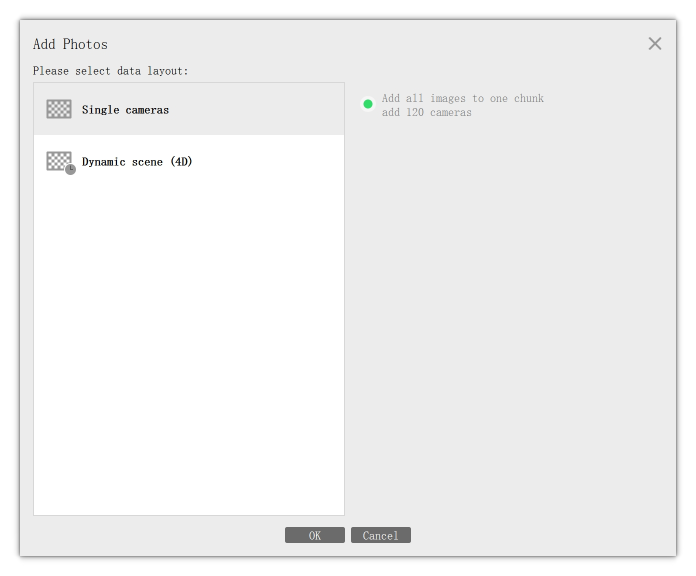
#> input picture data_utils/instruction_metashape/single_camera.jpg, 1392 x 1152 px, found by its file name (shown at 1/2 size)
$ python resize.py
#> lines starting #> are read from the running program, lines starting #| are printed output that depends on the picture
from PIL import Image

def resize_image(input_image_path, output_image_path, scale=1/2):
#> called with scale = 0.5
    with Image.open(input_image_path) as image:
#> image is the input picture: PIL image 1392x1152 RGB; mean R, G, B 241.1, 241.1, 241.1
        new_width = int(image.width * scale)
#> new_width = 696
        new_height = int(image.height * scale)
#> new_height = 576
        resized_image = image.resize((new_width, new_height))
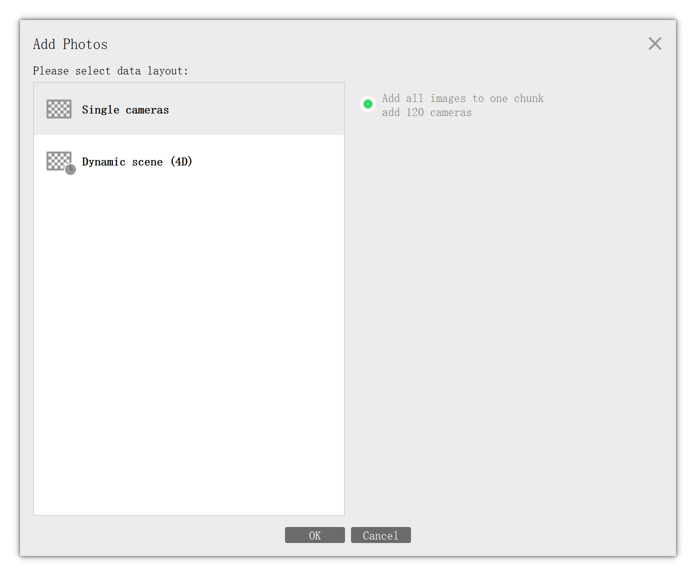
#> resized_image: PIL image 696x576 RGB; mean R, G, B 241.1, 241.1, 241.1

        resized_image.save(output_image_path)

input_image = '/home/ubuntu/yifanlu/Chatsim2/ChatSim-release/data_utils/instruction_metashape/single_camera.jpg'
output_image = '/home/ubuntu/yifanlu/Chatsim2/ChatSim-release/data_utils/instruction_metashape/single_camera_resized.jpg'

resize_image(input_image, output_image)
